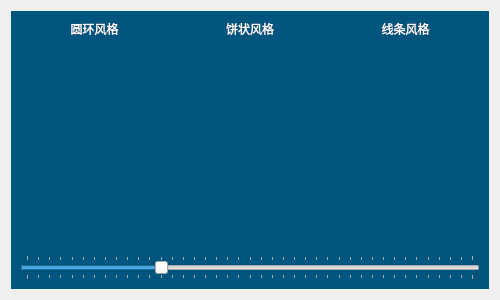
<?xml version="1.0" encoding="UTF-8"?>
<ui version="4.0">
 <class>frmProgressRound</class>
 <widget class="QWidget" name="frmProgressRound">
  <property name="geometry">
   <rect>
    <x>0</x>
    <y>0</y>
    <width>500</width>
    <height>300</height>
   </rect>
  </property>
  <property name="windowTitle">
   <string>Form</string>
  </property>
  <property name="styleSheet">
   <string notr="true">QWidget#widget{background-color: rgb(0, 85, 127);}
QLabel{color:rgb(255,255,255);}
</string>
  </property>
  <layout class="QVBoxLayout" name="verticalLayout">
   <item>
    <widget class="QWidget" name="widget" native="true">
     <layout class="QGridLayout" name="gridLayout">
      <item row="0" column="0">
       <widget class="QLabel" name="label1">
        <property name="sizePolicy">
         <sizepolicy hsizetype="Preferred" vsizetype="Maximum">
          <horstretch>0</horstretch>
          <verstretch>0</verstretch>
         </sizepolicy>
        </property>
        <property name="text">
         <string>圆环风格</string>
        </property>
        <property name="alignment">
         <set>Qt::AlignCenter</set>
        </property>
       </widget>
      </item>
      <item row="0" column="1">
       <widget class="QLabel" name="label2">
        <property name="sizePolicy">
         <sizepolicy hsizetype="Preferred" vsizetype="Maximum">
          <horstretch>0</horstretch>
          <verstretch>0</verstretch>
         </sizepolicy>
        </property>
        <property name="text">
         <string>饼状风格</string>
        </property>
        <property name="alignment">
         <set>Qt::AlignCenter</set>
        </property>
       </widget>
      </item>
      <item row="0" column="2">
       <widget class="QLabel" name="label3">
        <property name="sizePolicy">
         <sizepolicy hsizetype="Preferred" vsizetype="Maximum">
          <horstretch>0</horstretch>
          <verstretch>0</verstretch>
         </sizepolicy>
        </property>
        <property name="text">
         <string>线条风格</string>
        </property>
        <property name="alignment">
         <set>Qt::AlignCenter</set>
        </property>
       </widget>
      </item>
      <item row="1" column="0">
       <widget class="ProgressRound" name="progressRound1" native="true"/>
      </item>
      <item row="1" column="1">
       <widget class="ProgressRound" name="progressRound2" native="true"/>
      </item>
      <item row="1" column="2">
       <widget class="ProgressRound" name="progressRound3" native="true"/>
      </item>
      <item row="2" column="0">
       <widget class="ProgressRound" name="progressRound4" native="true"/>
      </item>
      <item row="2" column="1">
       <widget class="ProgressRound" name="progressRound5" native="true"/>
      </item>
      <item row="2" column="2">
       <widget class="ProgressRound" name="progressRound6" native="true"/>
      </item>
      <item row="3" column="0" colspan="3">
       <widget class="QSlider" name="slider">
        <property name="sizePolicy">
         <sizepolicy hsizetype="Ignored" vsizetype="Fixed">
          <horstretch>0</horstretch>
          <verstretch>0</verstretch>
         </sizepolicy>
        </property>
        <property name="maximum">
         <number>1000</number>
        </property>
        <property name="value">
         <number>300</number>
        </property>
        <property name="orientation">
         <enum>Qt::Horizontal</enum>
        </property>
        <property name="tickPosition">
         <enum>QSlider::TicksBothSides</enum>
        </property>
        <property name="tickInterval">
         <number>25</number>
        </property>
       </widget>
      </item>
     </layout>
    </widget>
   </item>
  </layout>
 </widget>
 <customwidgets>
  <customwidget>
   <class>ProgressRound</class>
   <extends>QWidget</extends>
   <header>progressround.h</header>
   <container>1</container>
  </customwidget>
 </customwidgets>
 <resources/>
 <connections/>
</ui>
